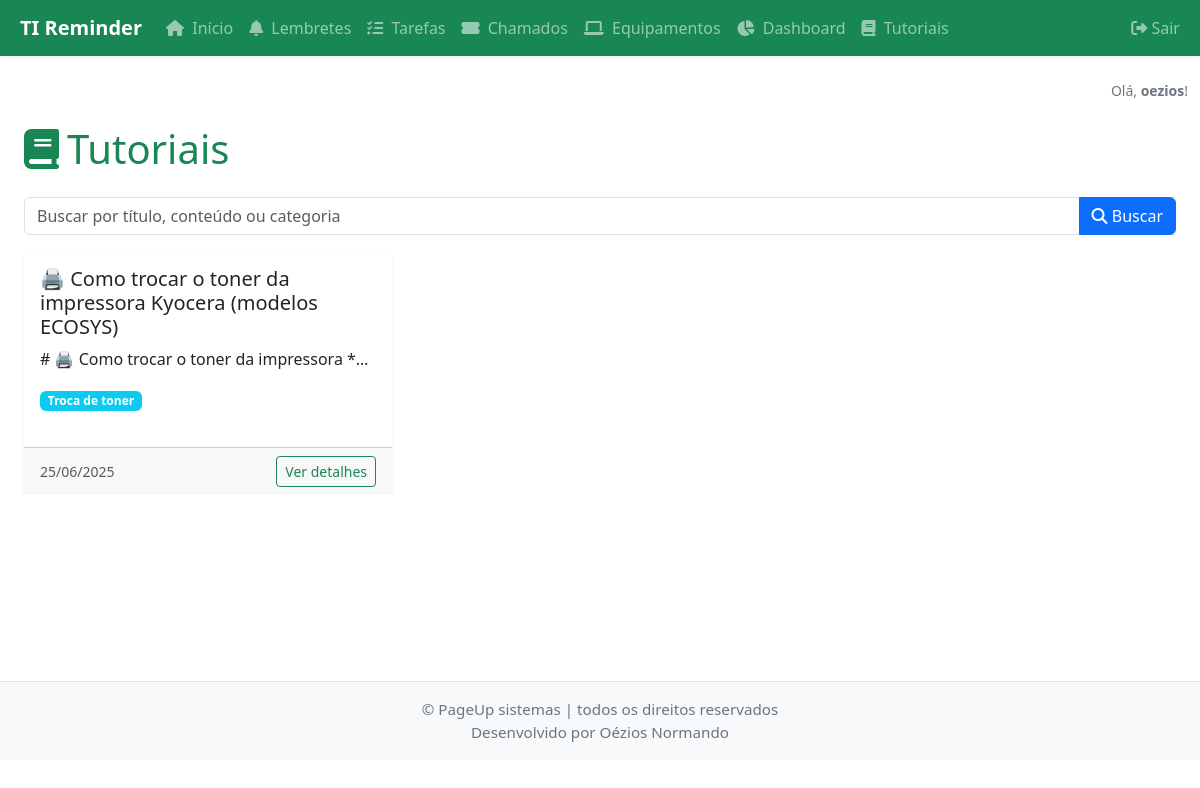
The page /tutoriais (signed in) on the database as committed earlier.
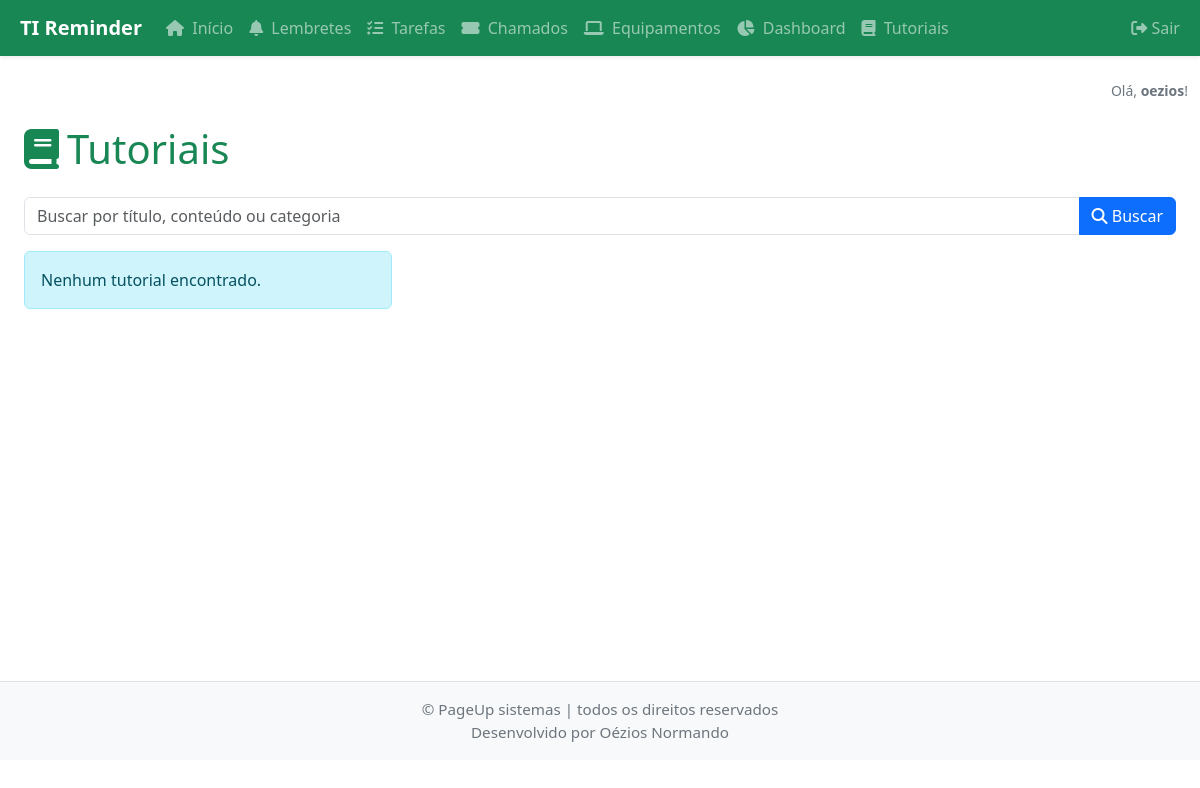
The same page on the database as committed later.
### app/models.py (models this page shows, shortened)
class Tutorial(db.Model):
    id = db.Column(db.Integer, primary_key=True)
    titulo = db.Column(db.String(150), nullable=False)
    conteudo = db.Column(db.Text, nullable=False)
    data_criacao = db.Column(db.DateTime, default=datetime.utcnow, nullable=False)
    autor_id = db.Column(db.Integer, db.ForeignKey('user.id'), nullable=False)
    categoria = db.Column(db.String(100), nullable=True)
    autor = db.relationship('User', backref='tutoriais')

### app/routes.py (the view)
@bp.route('/tutoriais')
@login_required
def listar_tutoriais():
    busca = request.args.get('busca', '').strip()
    page = request.args.get('page', 1, type=int)
    per_page = 6
    query = Tutorial.query
    if busca:
        query = query.filter((Tutorial.titulo.ilike(f'%{busca}%')) | (Tutorial.conteudo.ilike(f'%{busca}%')) | (Tutorial.categoria.ilike(f'%{busca}%')))
    pagination = query.order_by(Tutorial.data_criacao.desc()).paginate(page=page, per_page=per_page, error_out=False)
    tutoriais = pagination.items
    return render_template('tutoriais.html', tutoriais=tutoriais, busca=busca, pagination=pagination)

### app/auth_utils.py (called while the page is built)
def login_required(f):
    @wraps(f)
    def decorated_function(*args, **kwargs):
        if 'user_id' not in session:
            return redirect(url_for('auth.login', need_login=True))
        from .models import User
        user = User.query.get(session['user_id'])
        if user and not user.ativo:
            session.clear()
            flash('Seu acesso foi desativado pelo administrador.', 'danger')
            return redirect(url_for('auth.login'))
        return f(*args, **kwargs)
    return decorated_function

### app/templates/tutoriais.html (shortened to what this page needs)
{% extends 'base.html' %}
{% block content %}
<div class="container mt-4">
  <div class="d-flex justify-content-between align-items-center mb-4">
    <h1 class="mb-0"><i class="fas fa-book me-2"></i>Tutoriais</h1>
  </div>
  <form method="get" class="mb-3">
    <div class="input-group">
      <input type="text" name="busca" class="form-control" placeholder="Buscar por título, conteúdo ou categoria" value="{{ busca }}">
      <button class="btn btn-primary" type="submit"><i class="fas fa-search"></i> Buscar</button>
    </div>
  </form>
  <div class="row row-cols-1 row-cols-md-2 row-cols-lg-3 g-4">
    {% for tutorial in tutoriais %}
    <div class="col">
      <div class="card h-100">
        <div class="card-body">
          <h5 class="card-title">{{ tutorial.titulo }}</h5>
          <p class="card-text text-truncate">{{ tutorial.conteudo[:120] }}...</p>
          <span class="badge bg-info">{{ tutorial.categoria or 'Sem categoria' }}</span>
        </div>
        <div class="card-footer d-flex justify-content-between align-items-center flex-wrap">
          <small class="text-muted">{{ tutorial.data_criacao.strftime('%d/%m/%Y') }}</small>
          <div class="mt-2 mt-md-0">
            <a href="{{ url_for('main.detalhe_tutorial', tutorial_id=tutorial.id) }}" class="btn btn-outline-success btn-sm">Ver detalhes</a>
          </div>
        </div>
      </div>
    </div>
    {% else %}
    <div class="col-12">
      <div class="alert alert-info">Nenhum tutorial encontrado.</div>
    </div>
    {% endfor %}
  </div>
</div>
{% endblock %}

Rows that differ between the two databases and show on the page:
removed Tutorial: titulo "🖨️ Como trocar o toner da impressora Kyocera (modelos ECOSYS)", conteudo "# 🖨️ Como trocar o toner da impressora *…", categoria "Troca de toner", data_criacao "25/06/2025"
Other text that changed with them:
text now shown: "Nenhum tutorial encontrado."
